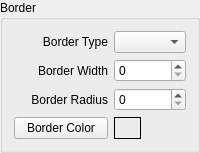
             <widget class="QGroupBox" name="groupBox_8">
              <property name="title">
               <string>Border</string>
              </property>
              <layout class="QGridLayout" name="gridLayout_14">
               <item row="0" column="0">
                <widget class="QLabel" name="label_29">
                 <property name="text">
                  <string>Border Type</string>
                 </property>
                 <property name="alignment">
                  <set>Qt::AlignRight|Qt::AlignTrailing|Qt::AlignVCenter</set>
                 </property>
                </widget>
               </item>
               <item row="0" column="1">
                <widget class="QComboBox" name="cb_border_type_normal"/>
               </item>
               <item row="1" column="0">
                <widget class="QLabel" name="label_68">
                 <property name="text">
                  <string>Border Width</string>
                 </property>
                 <property name="alignment">
                  <set>Qt::AlignRight|Qt::AlignTrailing|Qt::AlignVCenter</set>
                 </property>
                </widget>
               </item>
               <item row="1" column="1">
                <widget class="QSpinBox" name="cb_border_width_normal">
                 <property name="maximum">
                  <number>100</number>
                 </property>
                 <property name="value">
                  <number>0</number>
                 </property>
                </widget>
               </item>
               <item row="2" column="0">
                <widget class="QLabel" name="label_30">
                 <property name="text">
                  <string>Border Radius</string>
                 </property>
                 <property name="alignment">
                  <set>Qt::AlignRight|Qt::AlignTrailing|Qt::AlignVCenter</set>
                 </property>
                </widget>
               </item>
               <item row="2" column="1">
                <widget class="QSpinBox" name="cb_border_radius_normal">
                 <property name="maximum">
                  <number>100</number>
                 </property>
                 <property name="value">
                  <number>0</number>
                 </property>
                </widget>
               </item>
               <item row="3" column="0">
                <widget class="QPushButton" name="cb_border_color_normal">
                 <property name="text">
                  <string>Border Color</string>
                 </property>
                 <property name="qss" stdset="0">
                  <string>border-color</string>
                 </property>
                 <property name="label" stdset="0">
                  <string>cb_border_color_normal_lb</string>
                 </property>
                 <property name="var" stdset="0">
                  <string>cb_border_color_sel_normal</string>
                 </property>
                </widget>
               </item>
               <item row="3" column="1">
                <widget class="QLabel" name="cb_border_color_normal_lb">
                 <property name="maximumSize">
                  <size>
                   <width>27</width>
                   <height>27</height>
                  </size>
                 </property>
                 <property name="frameShape">
                  <enum>QFrame::Box</enum>
                 </property>
                 <property name="text">
                  <string/>
                 </property>
                 <property name="alignment">
                  <set>Qt::AlignCenter</set>
                 </property>
                </widget>
               </item>
              </layout>
             </widget>
